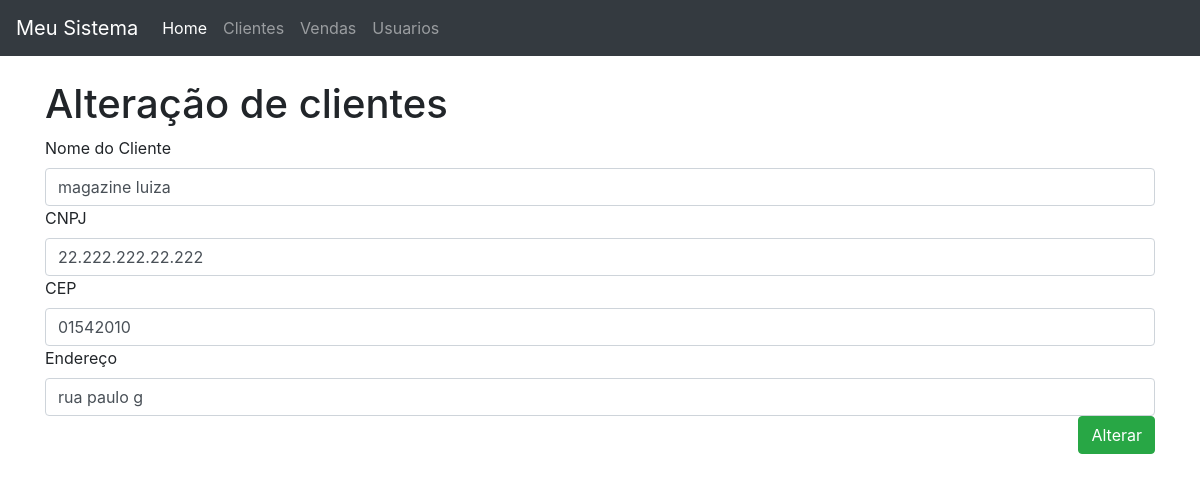
The page /clientes_editar.php?id_cliente=2 on the database its author committed.
### tables this page shows
CREATE TABLE `clientes` (
  `id_cliente` int(35) NOT NULL,
  `nome_cliente` varchar(35) NOT NULL,
  `obs` longtext NOT NULL,
  `cep` varchar(10) NOT NULL,
  `endereco` varchar(60) NOT NULL,
  `numero` varchar(15) NOT NULL,
  `complemento` varchar(15) NOT NULL,
  `bairro` varchar(40) NOT NULL,
  `cidade` varchar(30) NOT NULL,
  `estado` varchar(2) NOT NULL,
  `cnpj` varchar(35) NOT NULL
);

### clientes_editar.php (the view, shortened to what this page needs)
<?php include 'menu.php';?>
<?php
include 'conexao.php';
$id_cliente = $_GET['id_cliente'];
$sql = "SELECT * FROM clientes WHERE id_cliente = $id_cliente";
$buscar = mysqli_query($conexao,$sql);
while ($array = mysqli_fetch_array($buscar)) {
       $nome_cliente  = $array['nome_cliente'];
       $cnpj	      = $array['cnpj'];
       $cep	          = $array['cep'];
       $endereco      = $array['endereco'];
      }
?>
<html>
    <head>
        <link rel="stylesheet" href="https://stackpath.bootstrapcdn.com/bootstrap/4.1.3/css/bootstrap.min.css">
    </head>
    <body>
        <div class="container">
            <form action="_clientes_editar.php" method="post">
                <h1>Alteração de clientes</h1>
                <label>Nome do Cliente</label>
                <input type="text" name="nome_cliente" id="nome_cliente" value="<?php echo("$nome_cliente") ?>" class="form-control">
                <label>CNPJ</label>
                <input type="text" name="cnpj" id="cnpj" value="<?php echo("$cnpj") ?>" class="form-control">
                <label>CEP</label>
                <input type="text" name="cep" id="cep" value="<?php echo("$cep") ?>" class="form-control">
                <label>Endereço</label>
                <input type="text" name="endereco" id="endereco" value="<?php echo("$endereco") ?>" class="form-control">
                <div style="text-align: right;">
                   <button type="submit" id="botao" class="btn btn-success btn-small">Alterar</button>
                </div>
            </form>
        </div>
    </body>
</html>

### rows shown on the page
clientes: nome_cliente "magazine luiza", cnpj "22.222.222.22.222", cep "01542010", endereco "rua paulo g"
